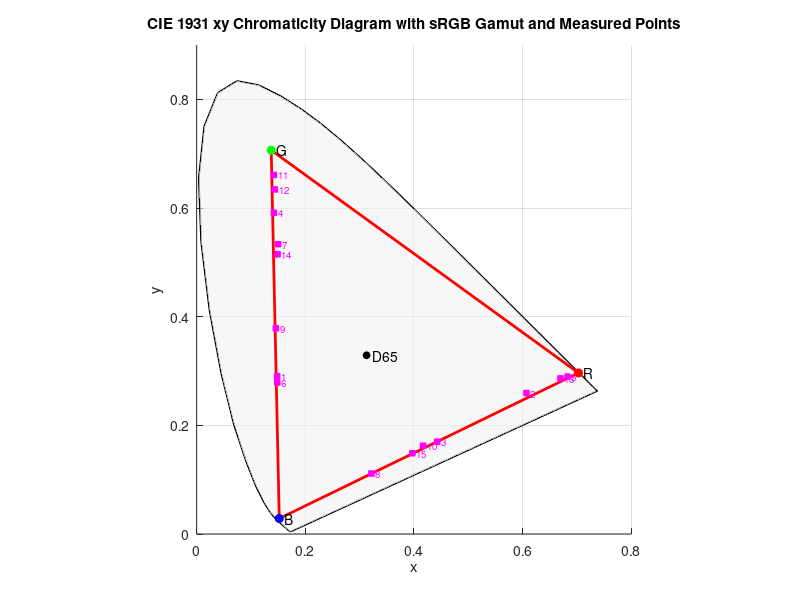

Recreate this plot in MATLAB.
% ------------------------------------------------------------
% CIE 1931 xy 马蹄图 + sRGB 色域三角形
% ------------------------------------------------------------

% ===== 1) CIE 1931 2° CMF (380–780 nm, 5 nm 步进) =====
% 数据来源：CIE 1931 2° 标准观察者（精简至 5 nm，适合绘图）
% 每行：[xbar ybar zbar]
cmf = [...
380 0.001368 0.000039 0.006450
385 0.002236 0.000064 0.010550
390 0.004243 0.000120 0.020050
395 0.007650 0.000217 0.036210
400 0.014310 0.000396 0.067850
405 0.023190 0.000640 0.110200
410 0.043510 0.001210 0.207400
415 0.077630 0.002180 0.371300
420 0.134380 0.004000 0.645600
425 0.214770 0.007300 1.039050
430 0.283900 0.011600 1.385600
435 0.328500 0.016840 1.623000
440 0.348280 0.023000 1.747060
445 0.348060 0.029800 1.782600
450 0.336200 0.038000 1.772110
455 0.318700 0.048000 1.744100
460 0.290800 0.060000 1.669200
465 0.251100 0.073900 1.528100
470 0.195360 0.090980 1.287640
475 0.142100 0.112600 1.041900
480 0.095640 0.139020 0.812950
485 0.057950 0.169300 0.616200
490 0.032010 0.208020 0.465180
495 0.014700 0.258600 0.353300
500 0.004900 0.323000 0.272000
505 0.002400 0.407300 0.212300
510 0.009300 0.503000 0.158200
515 0.029100 0.608200 0.111700
520 0.063270 0.710000 0.078250
525 0.109600 0.793200 0.057250
530 0.165500 0.862000 0.042160
535 0.225750 0.914850 0.029840
540 0.290400 0.954000 0.020300
545 0.359700 0.980300 0.013400
550 0.433450 0.994950 0.008750
555 0.512050 1.000000 0.005750
560 0.594500 0.995000 0.003900
565 0.678400 0.978600 0.002750
570 0.762100 0.952000 0.002100
575 0.842500 0.915400 0.001800
580 0.916300 0.870000 0.001650
585 0.978600 0.816300 0.001400
590 1.026300 0.757000 0.001100
595 1.056700 0.694900 0.001000
600 1.062200 0.631000 0.000800
605 1.045600 0.566800 0.000600
610 1.002600 0.503000 0.000340
615 0.938400 0.441200 0.000240
620 0.854450 0.381000 0.000190
625 0.751400 0.321000 0.000100
630 0.642400 0.265000 0.000050
635 0.541900 0.217000 0.000030
640 0.447900 0.175000 0.000020
645 0.360800 0.138200 0.000010
650 0.283500 0.107000 0.000000
655 0.218700 0.081600 0.000000
660 0.164900 0.061000 0.000000
665 0.121200 0.044580 0.000000
670 0.087400 0.032000 0.000000
675 0.063600 0.023200 0.000000
680 0.046770 0.017000 0.000000
685 0.032900 0.011920 0.000000
690 0.022700 0.008210 0.000000
695 0.015840 0.005723 0.000000
700 0.011359 0.004102 0.000000
705 0.008111 0.002929 0.000000
710 0.005790 0.002091 0.000000
715 0.004109 0.001484 0.000000
720 0.002899 0.001047 0.000000
725 0.002049 0.000740 0.000000
730 0.001440 0.000520 0.000000
735 0.001000 0.000361 0.000000
740 0.000690 0.000249 0.000000
745 0.000476 0.000172 0.000000
750 0.000332 0.000120 0.000000
755 0.000235 0.000085 0.000000
760 0.000166 0.000060 0.000000
765 0.000117 0.000042 0.000000
770 0.000083 0.000030 0.000000
775 0.000059 0.000021 0.000000
780 0.000042 0.000015 0.000000];

% 计算光谱轨迹 xy
X = cmf(:,2); Y = cmf(:,3); Z = cmf(:,4);
sumXYZ = X + Y + Z;
x = X ./ sumXYZ;
y = Y ./ sumXYZ;

% 紫边（连接 380nm 端点与 780nm 端点的直线）
x_purple = linspace(x(end), x(1), 50);
y_purple = linspace(y(end), y(1), 50);

% ===== 2) sRGB 三基色与白点（CIE 1931 xy）=====
xy_R = [0.7027, 0.2965];
xy_G = [0.1372, 0.7064];
xy_B = [0.1520, 0.0285];
xy_D65 = [0.3127, 0.3290];
% ===== 3) 用户提供的色度点（Cx, Cy）+ 亮度配比 =====
user_pts = [...
0.1481 	0.2905 ;
0.6070 	0.2594 ;
0.4427 	0.1699 ;
0.1421 	0.5911 ;
0.6825 	0.2897 ;
0.1483 	0.2789 ;
0.1499 	0.5334 ;
0.3215 	0.1114 ;
0.1457 	0.3786 ;
0.4167 	0.1625 ;
0.1421 	0.6608 ;
0.1438 	0.6341 ;
0.6695 	0.2865 ;
0.1490 	0.5149 ;
0.3969 	0.1486 
];


% 对应的亮度配比（和上面逐行一一对应）
Y_ratio = [...
1.00;
0.37;
0.30;
0.45;
0.62;
0.72;
0.51;
0.27;
1.00;
1.00;
0.32;
0.32;
0.37;
0.37;
0.30;
0.45;
0.67;
0.72;
0.39;
0.45;
0.45;
0.62;
0.51;
0.67;
0.72;
0.51;
0.39;
0.32;
0.32;
0.32;
0.45];

% ===== 4) 绘图 =====
figure('Color','w'); hold on; axis equal;

% 马蹄图外轮廓
plot(x, y, 'k', 'LineWidth', 1.2);
plot(x_purple, y_purple, 'k', 'LineWidth', 1.2);
patch([x; x_purple'] , [y; y_purple'] , 0.95*[1 1 1], ...
      'EdgeColor','none','FaceAlpha',0.6);

% sRGB 三角形
tris = [xy_R; xy_G; xy_B; xy_R];
plot(tris(:,1), tris(:,2), 'r-', 'LineWidth', 2);

% 基色和白点
plot(xy_R(1),xy_R(2),'ro','MarkerFaceColor','r','MarkerSize',6); text(xy_R(1)+0.01,xy_R(2),'R');
plot(xy_G(1),xy_G(2),'go','MarkerFaceColor','g','MarkerSize',6); text(xy_G(1)+0.01,xy_G(2),'G');
plot(xy_B(1),xy_B(2),'bo','MarkerFaceColor','b','MarkerSize',6); text(xy_B(1)+0.01,xy_B(2),'B');
plot(xy_D65(1),xy_D65(2),'ko','MarkerFaceColor','k','MarkerSize',5); text(xy_D65(1)+0.01,xy_D65(2),'D65');

% 你的 Cx, Cy 点
plot(user_pts(:,1), user_pts(:,2), 'ms', 'MarkerFaceColor','m', 'MarkerSize',4);

% 给每个点标编号（也可以改成显示亮度配比）
for i = 1:size(user_pts,1)
    % 只显示编号：
    text(user_pts(i,1)+0.008, user_pts(i,2), num2str(i), ...
         'FontSize',7, 'Color','m');

    % 如果你想顺便标亮度配比，用这一行替换上面的 text：
    % text(user_pts(i,1)+0.008, user_pts(i,2), ...
    %      sprintf('%d(%.2f)', i, Y_ratio(i)), ...
    %      'FontSize',7, 'Color','m');
end

% 坐标轴 & 外观
xlim([0 0.8]); ylim([0 0.9]);
xlabel('x'); ylabel('y'); grid on;
title('CIE 1931 xy Chromaticity Diagram with sRGB Gamut and Measured Points');
